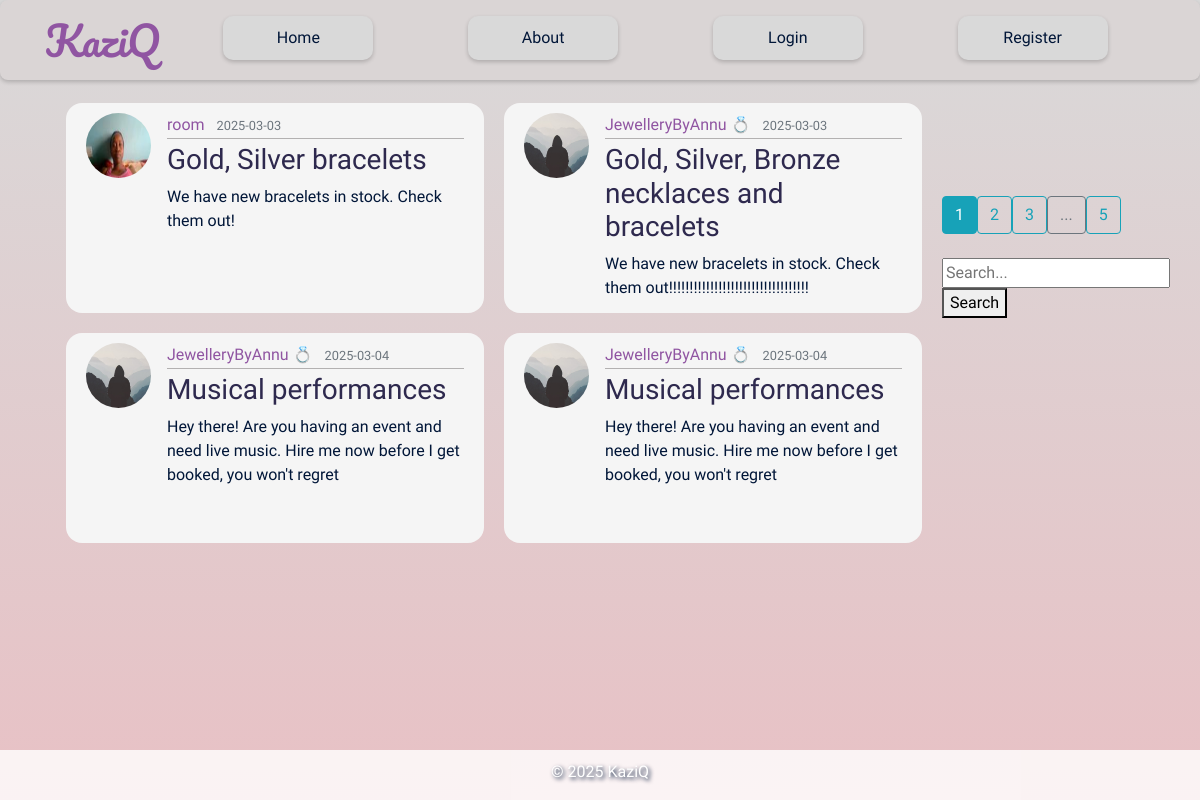
The page / on the database its author committed.
### flaskblog/models.py (models this page shows, shortened)
class Post(db.Model):
    id = db.Column(db.Integer, primary_key=True)
    title = db.Column(db.String(100), nullable=False)
    date_posted = db.Column(db.DateTime, nullable=False, default=datetime.utcnow)
    content = db.Column(db.Text, nullable=False)
    user_id = db.Column(db.Integer, db.ForeignKey('user.id'), nullable=False)
    image_file = db.Column(db.String(20), nullable=True)

class User(db.Model, UserMixin):
    id = db.Column(db.Integer, primary_key=True)
    username = db.Column(db.String(20), unique=True, nullable=False)
    email = db.Column(db.String(120), unique=True, nullable=False)
    image_file = db.Column(db.String(20), nullable=False, default='default.jpg')
    password = db.Column(db.String(60), nullable=False)
    posts = db.relationship('Post', backref='author', lazy=True)

### flaskblog/routes.py (the view)
@app.route('/home')
@app.route('/')
def home():
    page = request.args.get('page', 1, type=int)
    posts = Post.query.order_by(Post.date_posted.asc()).paginate(page=page, per_page=4)
    return render_template('home.html', posts=posts, title='Home')

### flaskblog/templates/home.html (shortened to what this page needs)
{% extends 'layout.html' %}
{% block content %}
    {% for post in posts.items%}
      <article class="media content-section">
        <img class="rounded-circle article-img" src="{{ url_for('static', filename='profile_pics/' + post.author.image_file) }}">
          <div class="media-body">
            <div class="article-metadata">
              <a class="mr-2" href="{{url_for('user_posts', username=post.author.username)}}">{{ post.author.username }}</a>
              <small class="text-muted">{{ post.date_posted.strftime('%Y-%m-%d') }}</small>
            </div>
            <h3><a class="article-title" href="{{ url_for('post', post_id=post.id)}}">{{ post.title }}</a></h3>
            <p class="article-content">{{ post.content }}</p>
          </div>
      </article>
    {% endfor %}
{% endblock %}
{% block sidebar %}
    <div class="pagination">
      {% for page_num in posts.iter_pages(left_edge=1, left_current=1, right_edge=1, right_current=2) %}
        {% if page_num %}
          {% if posts.page == page_num %}
            <a class="btn btn-info mb-4" href="{{ url_for('home', page=page_num) }}">{{ page_num }}</a>
          {% else %}
            <a class="btn btn-outline-info mb-4" href="{{ url_for('home', page=page_num) }}">{{ page_num }}</a>
          {% endif %}
        {% else %}
          <span class="btn btn-outline-secondary mb-4">...</span>
        {% endif %}
      {% endfor %}
  </div>
  <div class="search">
    <form action="{{ url_for('search') }}" method="GET" class="search-form">
      <input type="text" name="query" placeholder="Search..." required>
      <button type="submit">Search</button>
    </form>
  </div>
{% endblock %}

### flaskblog/templates/layout.html (shortened to what this page needs)
<!DOCTYPE html>
<html lang="en">
<head>
    <link rel="stylesheet" href="https://cdn.jsdelivr.net/npm/bootstrap@4.3.1/dist/css/bootstrap.min.css">
    <link rel="stylesheet" type="text/css" href="{{ url_for('static', filename='main.css') }}">
</head>
<body>
    <header class="site-header">
        <nav class="navbar navbar-expand-md" id="navbar">
            <div class="container">
                <a class="navbar-brand" href="/">KaziQ</a>
                <div class="collapse navbar-collapse" id="navbarToggle">
                    <div class="navbar-nav mr-auto" id="navbar-nav">
                        <a class="nav-item nav-link" href="{{url_for('home')}}">Home</a>
                        <a class="nav-item nav-link" href="{{url_for('about')}}">About</a>
                        {% if current_user.is_authenticated %}
                        <a class="nav-item nav-link" href="{{url_for('new_post')}}">New Post</a>
                        <a class="nav-item nav-link" href="{{url_for('account')}}">Account</a>
                        <a class="nav-item nav-link" href="{{url_for('logout')}}">Logout</a>
                        <img src="{{ url_for('static', filename='profile_pics/' + current_user.image_file) }}" alt="Profile" class="rounded-circle account-img">
                        {% else %}
                            <a class="nav-item nav-link" href="{{url_for('login')}}">Login</a>
                            <a class="nav-item nav-link" href="{{url_for('register')}}">Register</a>
                        {% endif %}
                    </div>
                </div>
            </div>
        </nav>
    </header>
    <main role="main" class="container mt-5 pt-5">
        <div class="row">
            <div class="content-container">
                <div class="body-content">
                    <div class="actual-content">
                        {% block content %}{% endblock %}
                    </div>
                    <div class="sidebar">
                        {% block sidebar %}{% endblock %}
                    </div>
                </div>
            </div>
        </div>
    </main>
    <footer>
        <div class="footer">
            <p>&copy; 2025 KaziQ</p>
        </div>
    </footer>
</body>
</html>

### flaskblog/static/main.css (style rules this page uses)
body { background-image: linear-gradient(to bottom, #D9D9D9, #E8C1C5); background-repeat: no-repeat; background-position:center; background-attachment: fixed; font-family: "Itim", cursive; font-weight: 400; font-style: normal; color: #011638; margin:0; }
h1, h2, h3, h4, h5, h6 { color: #444444; }
.site-header .navbar-nav .nav-link { color:#011638; background-color:#D9D9D9; border-radius:10px; text-align:center; padding:10px 25px; transition: background-color 0.3s; box-shadow: 0 2px 4px 0 rgba(0,0,0,0.2); }
#navbar { background-color:#dad5d5; width: 100%; height: 80px; border-radius:8px; box-shadow: 0 2px 4px 0 rgba(0,0,0,0.2); margin-top: 0; display:flex; justify-content:center; align-items:center; }
#navbar-nav { width:100%; display:flex; justify-content:space-around; align-items:end; margin-top:-5px; }
.navbar-nav { margin:0; width:100%; display:flex; justify-content:space-around; }
.navbar-brand { font-family: "Pacifico", cursive; font-weight: 400; font-style: normal; color: #9055A2; font-size:2.5rem; }
.nav-item { font-family: "Itim", cursive; font-weight: 400; font-style: normal; color: #011638; width:150px; text-align:center; }
.body-content { display:flex; justify-content:center; align-items:start; flex-direction:row; padding-left:2.25em; }
.navbar, .navbar-collapse { filter: none; pointer-events: auto; z-index: 1050; }
.content-section { background: whitesmoke; padding: 10px 20px; border: none; border-radius: 1em; }
.actual-content { border: none; border-radius:1em; display: grid; gap: 20px; grid-template-columns: repeat(2, 1fr); height:100%; width:100%; margin:-73px 0 20px 0; }
.article-title { color: #2E294E; }
.article-content { white-space: pre-line; }
.article-img { height: 65px; width: 65px; margin-right: 16px; }
.article-metadata { padding-bottom: 1px; margin-bottom: 4px; border-bottom: 1px solid #b3b1b1; }
.article-metadata a { color: #9055A2; }
.media { width:418px; height:210px; }
footer { display:flex; justify-content:center; align-items:end; background-color: rgba(255, 255, 255, 0.8); width:100%; height: 50px; color:#ffffff; font-size:1rem; position:fixed; bottom:0; text-shadow: 2px 2px 4px #011638; }
.sidebar { width: 200px; padding: 20px; border-radius:1em; }

### rows shown on the page
Post: image_file (picture), author.username "room", date_posted "2025-03-03", title "Gold, Silver bracelets", content "We have new bracelets in stock. Check them out!"
Post: image_file (placeholder picture), author.username "JewelleryByAnnu 💍", date_posted "2025-03-03", title "Gold, Silver, Bronze necklaces and bracelets", content "We have new bracelets in stock. Check them out!!!!!!!!!!!!!!!!!!!!!!!!!!!!!!!!!!"
Post: image_file (placeholder picture), author.username "JewelleryByAnnu 💍", date_posted "2025-03-04", title "Musical performances", content "Hey there! Are you having an event and need live music. Hire me now before I get booked, you won't regret"
Post: image_file (placeholder picture), author.username "JewelleryByAnnu 💍", date_posted "2025-03-04", title "Musical performances", content "Hey there! Are you having an event and need live music. Hire me now before I get booked, you won't regret"

### other values the page prints
{{ page_num }} "1"
{{ page_num }} "2" "3" "5"
